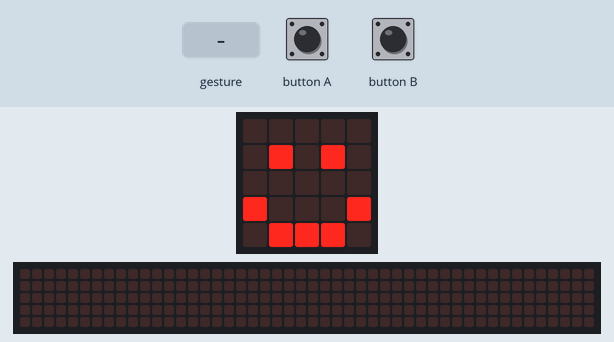
Simulated run of this program. Board: BBC micro:bit (MakeCode). Parts: the board's 5×5 LED display, a strip that is not on the board, showing the scrolling text unrolled. The inputs (shaded band) are chosen by the test bench. Random numbers come from a fixed seed; a tilt is held for 1.5 s and a shake lasts 1 s, then the board lies face up again; the 48×5 strip is a reading aid, not a part: it shows the text the display is scrolling, unrolled, one strip-width of it at a time.

Above: at 1.8 s.
1.9 s: button B pressed for 0.15 s
At 2.12 s:
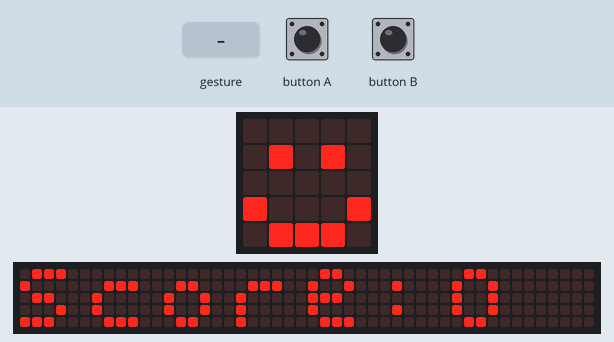
2.6 s: gesture 'shake'
At 2.95 s:
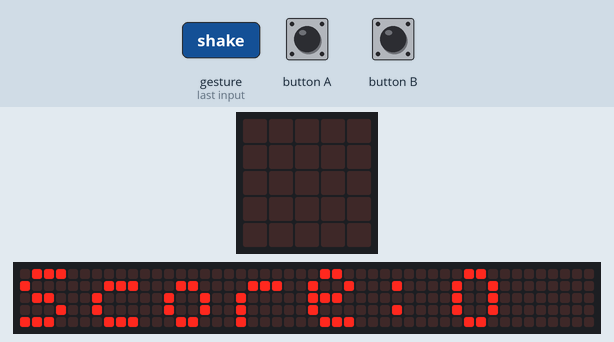
4.9 s: button A pressed for 0.15 s
5.6 s: button B pressed for 0.15 s
At 16.82 s:
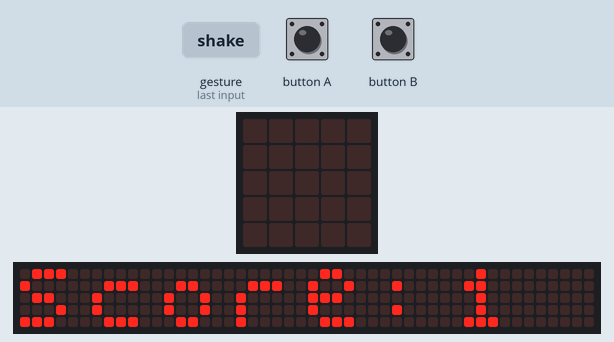

The program:

main.ts
```typescript
// (licence header left out)
// variable
let score = 0
let randomNumber = (0,2)

// setup
basic.clearScreen()
basic.showIcon(IconNames.Happy)

// Shake the Micro:Bit
input.onGesture(Gesture.Shake, function () {
  randomNumber = randint (0,2)
  basic.clearScreen()

  // if number was 0
  if (randomNumber == 0) {
  basic.showIcon(IconNames.SmallSquare)
  basic.showIcon(IconNames.Happy)
  }

  // if number was 1
  if (randomNumber == 1) {
  basic.showIcon(IconNames.Square)
  basic.showIcon(IconNames.Happy)
  }

  // if number was 2
  if (randomNumber == 2) {
  basic.showIcon(IconNames.Scissors)
  basic.showIcon(IconNames.Happy)
  }

  // Hold the icon for 5 seconds (5000 milliseconds)
  basic.pause(5000)
  basic.clearScreen()
  basic.showIcon(IconNames.Happy)
})

// Press A to increase score
input.onButtonPressed(Button.A, function () {
  score = score + 1
  basic.showIcon(IconNames.Yes)
  basic.pause(1000)
  basic.clearScreen()
  basic.showIcon(IconNames.Happy)
})

// Press B to check your present score
input.onButtonPressed(Button.B, function () {
  basic.showString('Score:' + score)
  basic.clearScreen()
  basic.showIcon(IconNames.Happy)
})
```

Measured:
- after the input at 1.9 s, the display: changes after 0.15 s (image 1)
- what the display in image 3 shows lasts 0.5 s, from 16.6 s to 17.1 s
